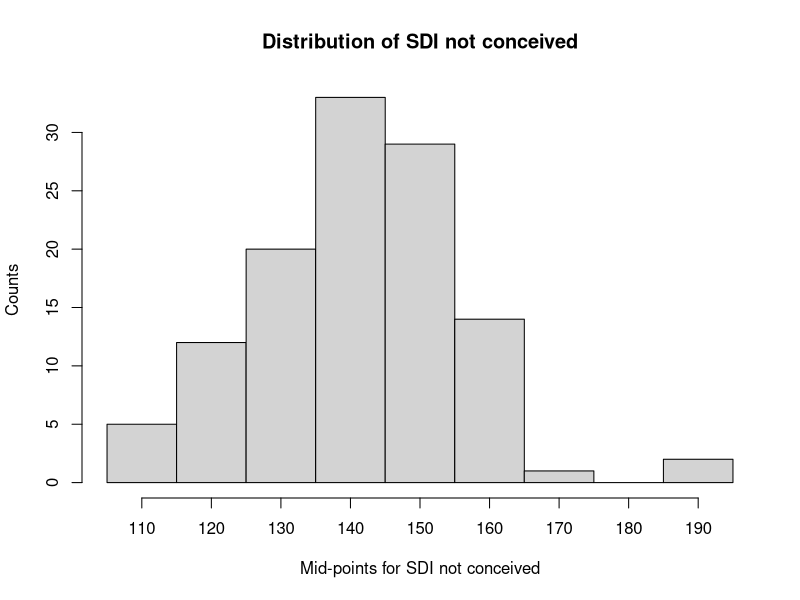

Generate this figure with R:
# Histogram (text-based): the StatsDirect help example (Aziz et al. 1996, the
# sperm deformity index of 116 men whose partners did not conceive; the test
# workbook's Graphics worksheet column "SDI not conceived") in R
sdi <- c(165, 140, 154, 139, 134, 154, 120, 133, 150, 146, 140, 114, 128, 131,
  116, 128, 122, 129, 145, 117, 140, 149, 116, 147, 125, 149, 129, 157, 144,
  123, 107, 129, 152, 164, 134, 120, 148, 151, 149, 138, 159, 169, 137, 151,
  141, 145, 135, 135, 153, 125, 159, 148, 142, 130, 111, 140, 136, 142, 139,
  137, 187, 154, 151, 149, 148, 157, 159, 143, 124, 141, 114, 136, 110, 129,
  145, 132, 125, 149, 146, 138, 151, 147, 154, 147, 158, 156, 156, 128, 151,
  138, 193, 131, 127, 129, 120, 159, 147, 159, 156, 143, 149, 160, 126, 136,
  150, 136, 151, 140, 145, 140, 134, 140, 138, 144, 140, 140)
cat("n =", length(sdi), "  range", min(sdi), "to", max(sdi), "\n")

# StatsDirect chose nine bins of width 10 with "neat" mid-points 110 to 190, so
# the bin edges are 105, 115, ..., 195. A value equal to a bin's upper limit is
# counted in that bin, which is hist()'s default (right = TRUE), and a value on the
# lowest edge would go into the first bin (include.lowest = TRUE, also the default).
edges <- seq(105, 195, by = 10)
h <- hist(sdi, breaks = edges, plot = FALSE)
print(data.frame(mid_point = h$mids, count = h$counts))

# The text histogram as StatsDirect prints it: the highest bin first, its count at
# the left, then the mid-point and a bar of "=" signs. The bars are on the scale of
# the count ruler drawn beneath them, which ends at a neat value above the largest
# count (35 here, which pretty() also gives; for other data the two may differ),
# and the full width of 60 characters stands for that value
ruler <- pretty(c(0, max(h$counts)))
bar <- strrep("=", round(h$counts / max(ruler) * 60))
# a bin with a count too small for one sign is marked with a colon
bar[h$counts > 0 & bar == ""] <- ":"
cat("Distribution of SDI not conceived\n")
cat("Counts     Mid-points\n")
for (i in rev(seq_along(h$mids)))
  cat(formatC(h$counts[i], width = -6), "|", formatC(h$mids[i], width = 4), bar[i],
      "\n")
cat("Count ruler:", ruler, "\n")
cat("Mid-points for SDI not conceived\n")

# The same bins drawn as an ordinary histogram, labelled at the bin mid-points
plot(h, main = "Distribution of SDI not conceived", ylab = "Counts",
     xlab = "Mid-points for SDI not conceived", xaxt = "n")
axis(1, at = h$mids)
